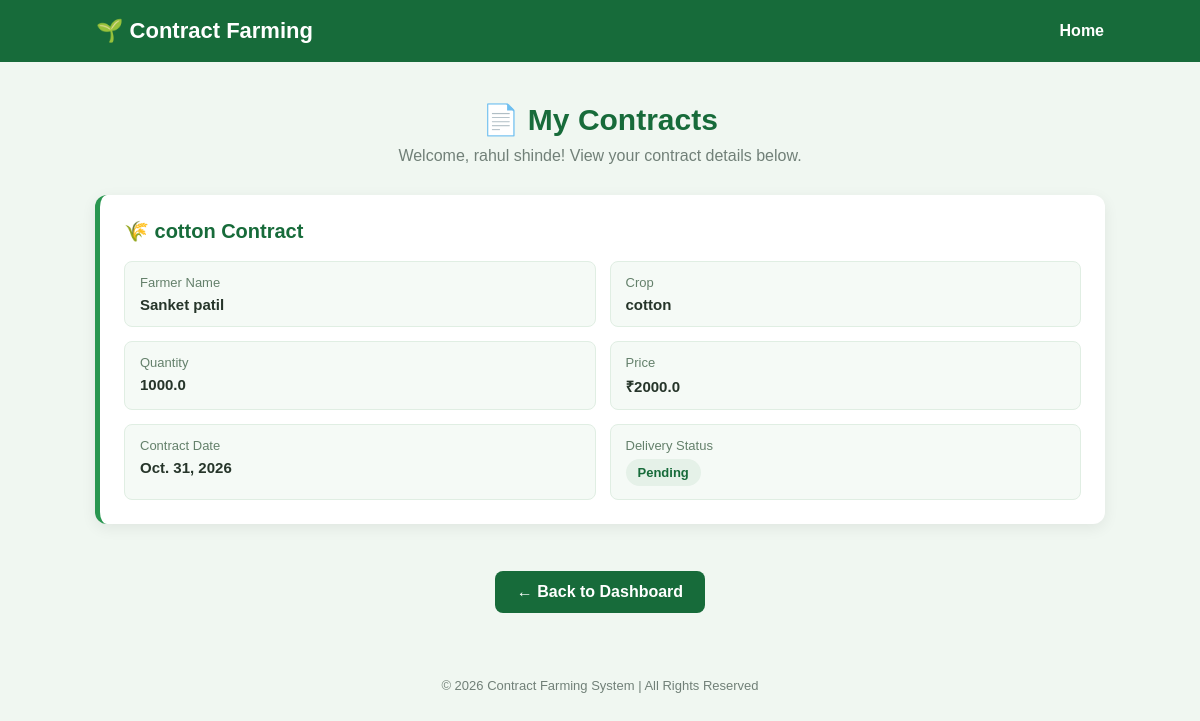
The page /buyer/contracts/ (signed in) on the database its author committed.
### farming/models.py (models this page shows, shortened)
class Buyer(models.Model):
    name = models.CharField(max_length=100)
    mobile = models.CharField(max_length=15)
    company = models.CharField(max_length=100)
    location = models.CharField(max_length=100)
    password = models.CharField(max_length=100)

class Contract(models.Model):
    farmer = models.ForeignKey(Farmer, on_delete=models.CASCADE)
    buyer = models.ForeignKey(Buyer, on_delete=models.CASCADE)
    crop = models.CharField(max_length=100)
    quantity = models.FloatField()
    price = models.FloatField()
    contract_date = models.DateField()
    delivery_status = models.CharField(max_length=20, default='Pending')
    payment_status = models.CharField(max_length=20, default='Pending')

class Farmer(models.Model):
    name = models.CharField(max_length=100)
    mobile = models.CharField(max_length=15)
    village = models.CharField(max_length=100)
    crop = models.CharField(max_length=100)
    password = models.CharField(max_length=100)

### farming/views.py (the view)
# urls.py: path('buyer/contracts/', views.buyer_contracts, name='buyer_contracts'),
def buyer_contracts(request):
    buyer_id = request.session.get('buyer_id')
    if buyer_id:
        buyer = Buyer.objects.get(id=buyer_id)
        contracts = Contract.objects.filter(buyer=buyer)
        return render(request, 'buyer_contracts.html', {
            'buyer': buyer,
            'contracts': contracts
        })
    return render(request, 'buyer_login.html', {
        'error': 'Please login first!'
    })

### farming/templates/buyer_contracts.html (shortened to what this page needs)
<!DOCTYPE html>
<html lang="en">
<head>
</head>
<body>
    <div class="navbar">
        <h2>🌱 Contract Farming</h2>
        <a href="/">Home</a>
    </div>
    <div class="container">
        <div class="page-heading">
            <h1>📄 My Contracts</h1>
            <p>Welcome, {{ buyer.name }}! View your contract details below.</p>
        </div>
        {% for contract in contracts %}
            <div class="contract-card">
                <h2 class="contract-title">
                    🌾 {{ contract.crop }} Contract
                </h2>
                <div class="details">
                    <div class="detail-box">
                        <label>Farmer Name</label>
                        <p>{{ contract.farmer.name }}</p>
                    </div>
                    <div class="detail-box">
                        <label>Crop</label>
                        <p>{{ contract.crop }}</p>
                    </div>
                    <div class="detail-box">
                        <label>Quantity</label>
                        <p>{{ contract.quantity }}</p>
                    </div>
                    <div class="detail-box">
                        <label>Price</label>
                        <p>₹{{ contract.price }}</p>
                    </div>
                    <div class="detail-box">
                        <label>Contract Date</label>
                        <p>{{ contract.contract_date }}</p>
                    </div>
                    <div class="detail-box">
                        <label>Delivery Status</label>
                        <p>
                            <span class="status">
                                {{ contract.delivery_status }}
                            </span>
                        </p>
                    </div>
                </div>
            </div>
        {% empty %}
            <div class="empty-card">
                <h2>📭 No Contracts Found</h2>
                <p>You don't have any contracts yet.</p>
            </div>
        {% endfor %}
        <div style="text-align: center;">
            <a href="/buyer/dashboard/" class="back-btn">
                ← Back to Dashboard
            </a>
        </div>
    </div>
    <footer>
        © 2026 Contract Farming System | All Rights Reserved
    </footer>
</body>
</html>

### farming/templates/buyer_contracts.html (style rules this page uses)
* { margin: 0; padding: 0; box-sizing: border-box; font-family: Arial, sans-serif; }
body { background: #f0f7f1; color: #26352a; }
.navbar { background: #176b3a; color: white; padding: 18px 8%; display: flex; justify-content: space-between; align-items: center; }
.navbar h2 { font-size: 22px; }
.navbar a { color: white; text-decoration: none; font-weight: bold; }
.container { max-width: 1050px; margin: 40px auto; padding: 0 20px; }
.page-heading { text-align: center; margin-bottom: 30px; }
.page-heading h1 { color: #176b3a; font-size: 30px; margin-bottom: 10px; }
.page-heading p { color: #718078; font-size: 16px; }
.contract-card { background: white; border-radius: 12px; padding: 24px; margin-bottom: 22px; box-shadow: 0 4px 15px rgba(0, 0, 0, 0.07); border-left: 5px solid #299650; }
.contract-title { color: #176b3a; font-size: 20px; margin-bottom: 18px; }
.details { display: grid; grid-template-columns: repeat(2, minmax(0, 1fr)); gap: 14px; }
.detail-box { background: #f5faf6; border: 1px solid #e0eee3; border-radius: 8px; padding: 13px 15px; overflow-wrap: anywhere; }
.detail-box label { display: block; color: #64806b; font-size: 13px; margin-bottom: 6px; }
.detail-box p { color: #26352a; font-size: 15px; font-weight: bold; }
.status { display: inline-block; background: #e5f1e8; color: #176b3a; padding: 6px 12px; border-radius: 20px; font-size: 13px; font-weight: bold; }
.back-btn { display: inline-block; margin-top: 25px; background: #176b3a; color: white; padding: 12px 22px; border-radius: 8px; text-decoration: none; font-weight: bold; transition: 0.3s; }
footer { text-align: center; color: #718078; padding: 25px 15px; font-size: 13px; }

### rows shown on the page
Buyer: name "rahul shinde"
Contract: crop "cotton", farmer.name "Sanket patil", quantity "1000.0", price "2000.0", contract_date "Oct. 31, 2026", delivery_status "Pending"
